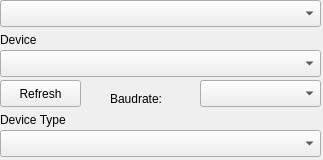
<?xml version="1.0" encoding="UTF-8"?>
<ui version="4.0">
 <class>DeviceSettingsWidget</class>
 <widget class="QWidget" name="DeviceSettingsWidget">
  <property name="geometry">
   <rect>
    <x>0</x>
    <y>0</y>
    <width>323</width>
    <height>160</height>
   </rect>
  </property>
  <property name="windowTitle">
   <string>Form</string>
  </property>
  <widget class="QPushButton" name="refresh_btn">
   <property name="geometry">
    <rect>
     <x>0</x>
     <y>80</y>
     <width>81</width>
     <height>27</height>
    </rect>
   </property>
   <property name="text">
    <string>Refresh</string>
   </property>
  </widget>
  <widget class="QLabel" name="device_label">
   <property name="geometry">
    <rect>
     <x>0</x>
     <y>30</y>
     <width>76</width>
     <height>19</height>
    </rect>
   </property>
   <property name="text">
    <string>Device</string>
   </property>
  </widget>
  <widget class="QComboBox" name="devices_cb">
   <property name="geometry">
    <rect>
     <x>0</x>
     <y>50</y>
     <width>321</width>
     <height>27</height>
    </rect>
   </property>
  </widget>
  <widget class="QLabel" name="type_label">
   <property name="geometry">
    <rect>
     <x>0</x>
     <y>110</y>
     <width>141</width>
     <height>19</height>
    </rect>
   </property>
   <property name="text">
    <string>Device Type</string>
   </property>
  </widget>
  <widget class="QComboBox" name="type_cb">
   <property name="geometry">
    <rect>
     <x>0</x>
     <y>130</y>
     <width>321</width>
     <height>27</height>
    </rect>
   </property>
  </widget>
  <widget class="QComboBox" name="ports_cb">
   <property name="geometry">
    <rect>
     <x>0</x>
     <y>0</y>
     <width>321</width>
     <height>27</height>
    </rect>
   </property>
  </widget>
  <widget class="QComboBox" name="baudrate_cb">
   <property name="geometry">
    <rect>
     <x>200</x>
     <y>80</y>
     <width>121</width>
     <height>27</height>
    </rect>
   </property>
  </widget>
  <widget class="QLabel" name="baudrate_label">
   <property name="geometry">
    <rect>
     <x>110</x>
     <y>90</y>
     <width>64</width>
     <height>17</height>
    </rect>
   </property>
   <property name="text">
    <string>Baudrate:</string>
   </property>
  </widget>
 </widget>
 <resources/>
 <connections/>
</ui>
